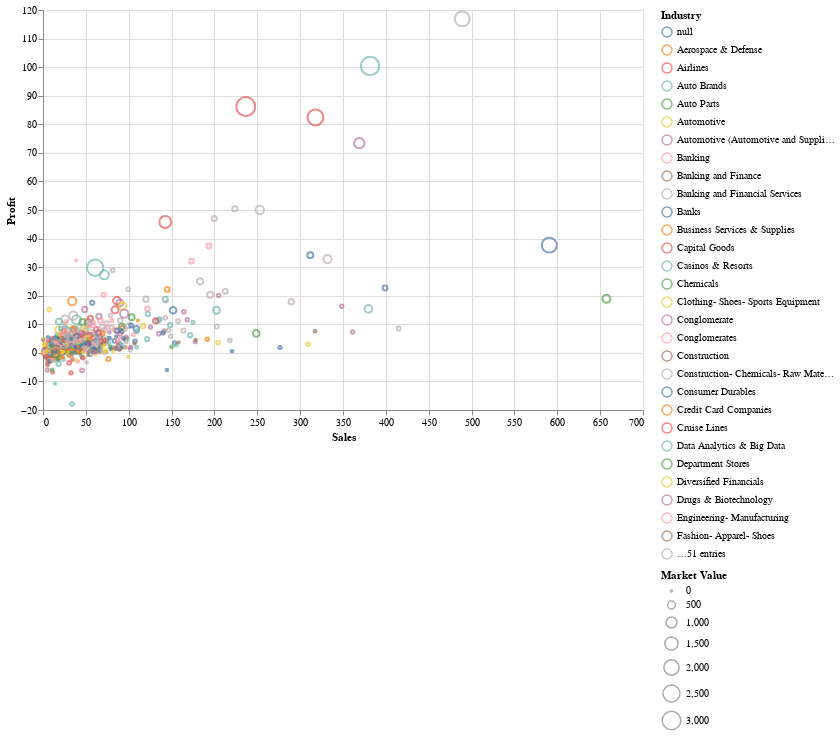

The cell this chart's notebook holds for it:
### Markdown cell above
#### **Scatter Plot: Sales vs. Profit vs. Market Value**
In this scatter plot, users can find and compare all the financial variables which includes sales, profit and market value.
* The Profit is mapped on the Y axis.
* The Sales is mapped on the X axis.
* The industriy is mapped into the color of the circles.
* And the market value is mapped into the size of the circles.

People can easily find out the top companies in each of the domains, like sales, profit or market value throught the position and size of the circles. Becasue the choosing visual spaces for the financial variables are very suitable and expressive.

### Code cell
scatter_plot = alt.Chart(df).mark_point().encode(
    x='Sales:Q',  # Quantitative axis for Sales
    y='Profit:Q',  # Quantitative axis for Profit
    size='Market Value:Q',  # Size of the point based on Market Value
    color='Industry:N',  # Color points by Industry
    tooltip=['Name:N', 'Sales:Q', 'Profit:Q', 'Market Value:Q', 'Industry:N']  # Tooltip details
).properties(
    width=600,
    height=400
)

scatter_plot.show()

### Figure 1 — Vega-Lite specification as saved in the notebook (floating-point values rounded to 4 significant figures; data arrays with more than 128 entries replaced by an {"elided": "..."} marker saying what was removed)
{"config": {"view": {"continuousWidth": 300, "continuousHeight": 300}}, "data": {"name": "data-64247d1d0c870440c41c656784917c0e"}, "mark": {"type": "point"}, "encoding": {"color": {"field": "Industry", "type": "nominal"}, "size": {"field": "Market Value", "type": "quantitative"}, "tooltip": [{"field": "Name", "type": "nominal"}, {"field": "Sales", "type": "quantitative"}, {"field": "Profit", "type": "quantitative"}, {"field": "Market Value", "type": "quantitative"}, {"field": "Industry", "type": "nominal"}], "x": {"field": "Sales", "type": "quantitative"}, "y": {"field": "Profit", "type": "quantitative"}}, "height": 400, "width": 600, "$schema": "https://vega.github.io/schema/vega-lite/v5.20.1.json", "datasets": {"data-64247d1d0c870440c41c656784917c0e": {"elided": "2001 records"}}}
